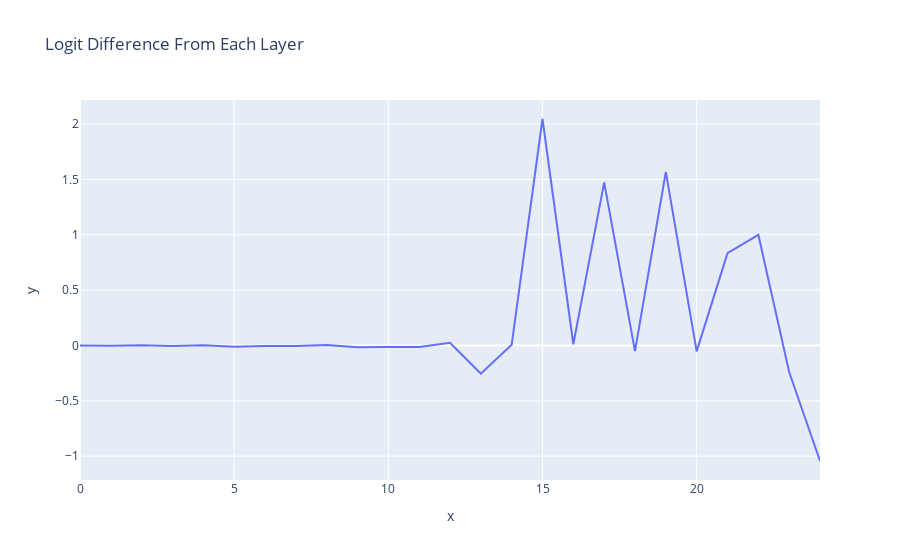

Source (notebook cell):
### Markdown cell above
### Layer Attribution

### Code cell
per_layer_residual, labels = clean_cache.decompose_resid(layer=-1, pos_slice=-1, return_labels=True)
per_layer_logit_diffs = residual_stack_to_logit_diff(per_layer_residual, logit_diff_directions, prompts, clean_cache)
line(per_layer_logit_diffs, hover_name=labels, title="Logit Difference From Each Layer")

### Figure 1 — Plotly figure (JSON) as saved in the notebook; plotly's stock layout.template omitted (floating-point values rounded to 4 significant figures)
{"data": [{"hovertemplate": "x=%{x}<br>y=%{y}<extra></extra>", "legendgroup": "", "line": {"color": "#636efa", "dash": "solid"}, "marker": {"symbol": "circle"}, "mode": "lines", "name": "", "orientation": "v", "showlegend": false, "type": "scatter", "x": [0, 1, 2, 3, 4, 5, 6, 7, 8, 9, 10, 11, 12, 13, 14, 15, 16, 17, 18, 19, 20, 21, 22, 23, 24], "xaxis": "x", "y": [0.0005241, -0.001851, 0.002718, -0.004457, 0.001806, -0.01232, -0.005686, -0.005048, 0.004213, -0.01587, -0.01475, -0.01279, 0.02491, -0.2554, 0.006189, 2.046, 0.01101, 1.474, -0.05084, 1.568, -0.05295, 0.8346, 0.9997, -0.2404, -1.044], "yaxis": "y"}], "layout": {"legend": {"tracegroupgap": 0}, "title": {"text": "Logit Difference From Each Layer"}, "xaxis": {"anchor": "y", "domain": [0, 1], "title": {"text": "x"}}, "yaxis": {"anchor": "x", "domain": [0, 1], "title": {"text": "y"}}}}
